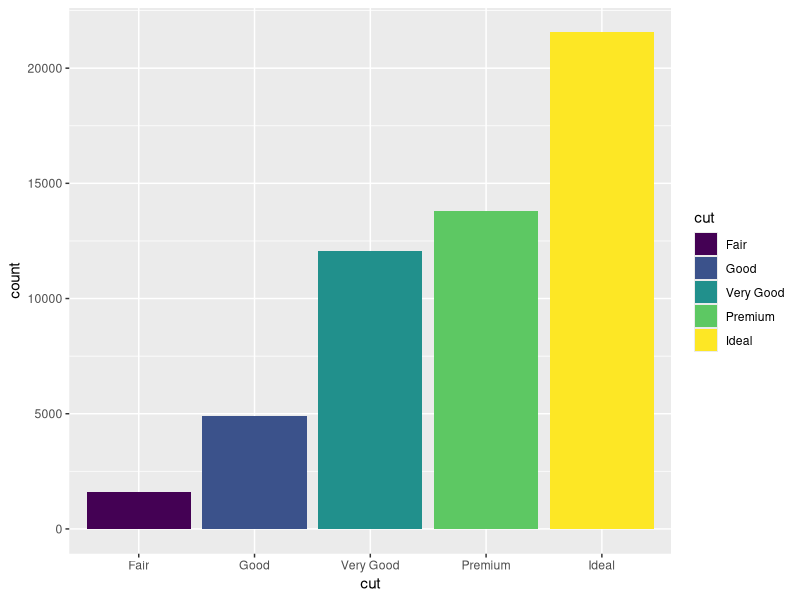
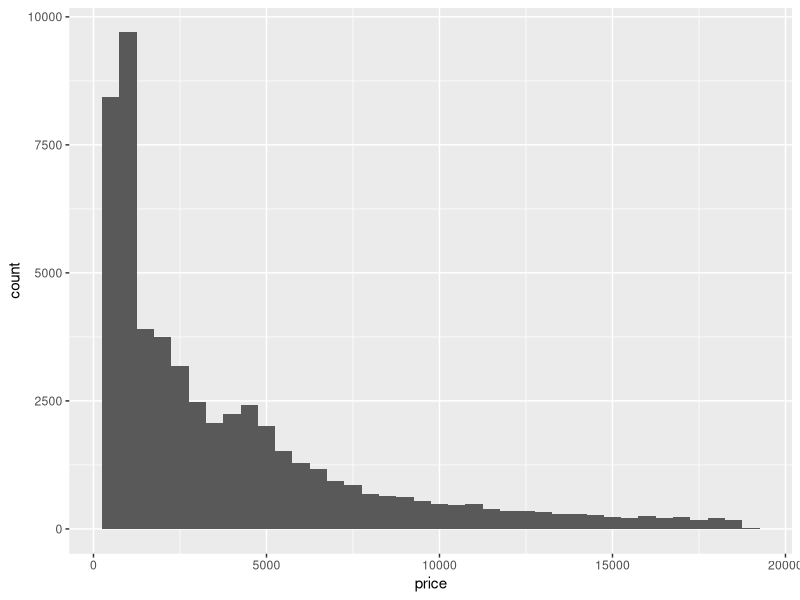
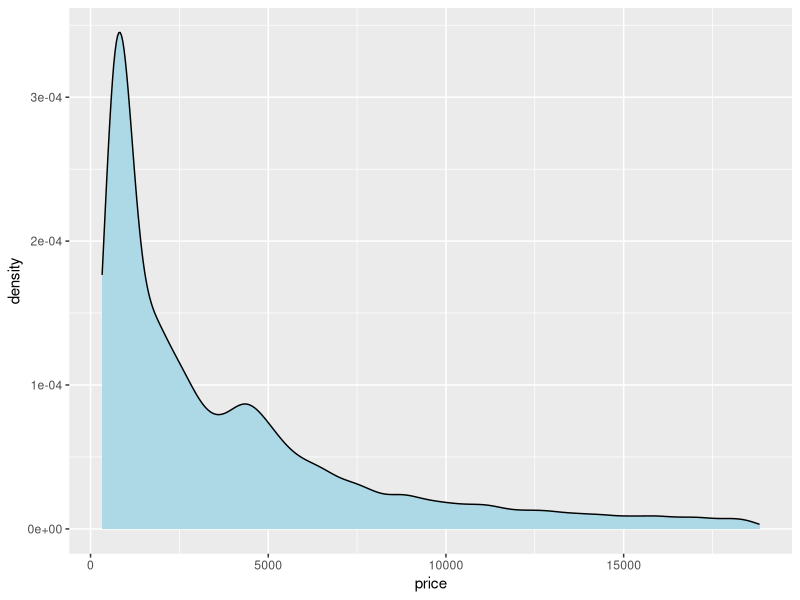
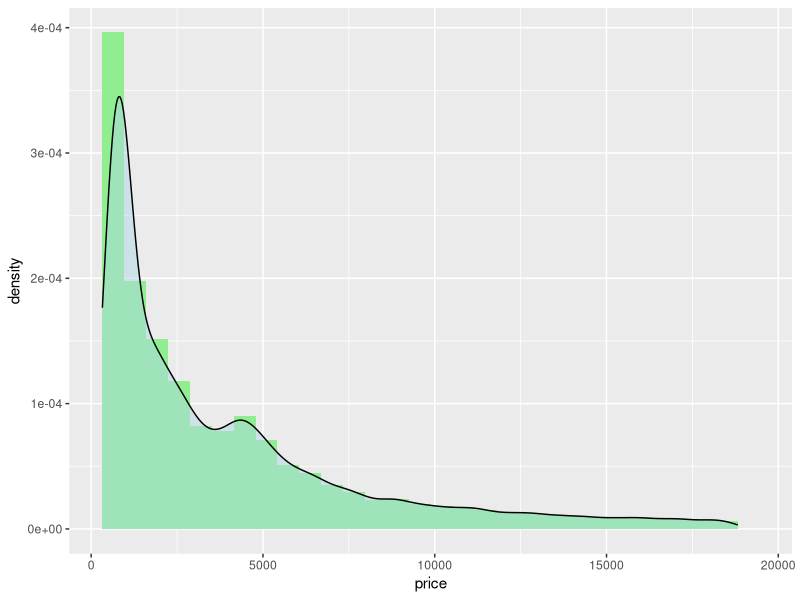
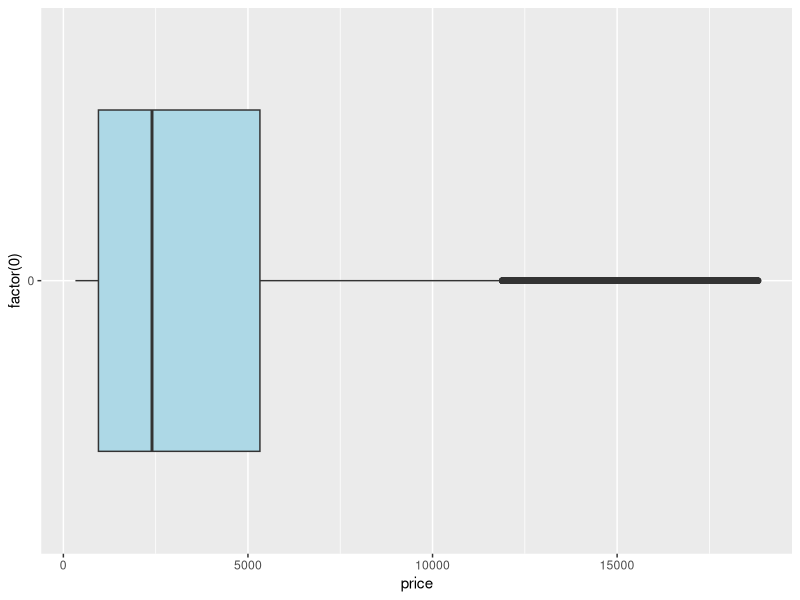
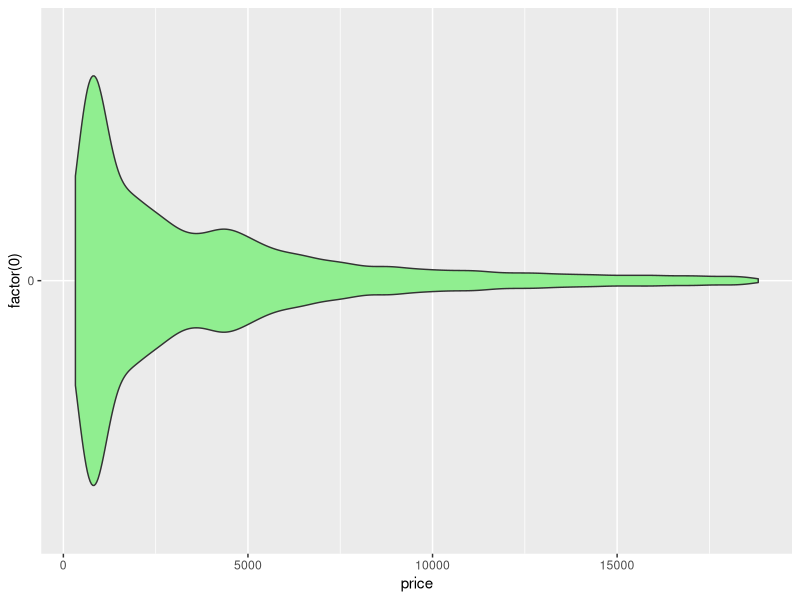
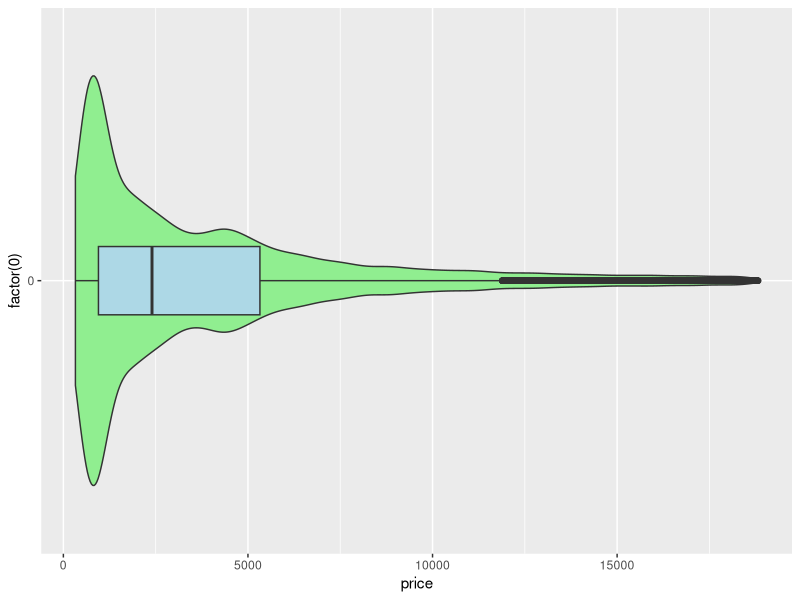
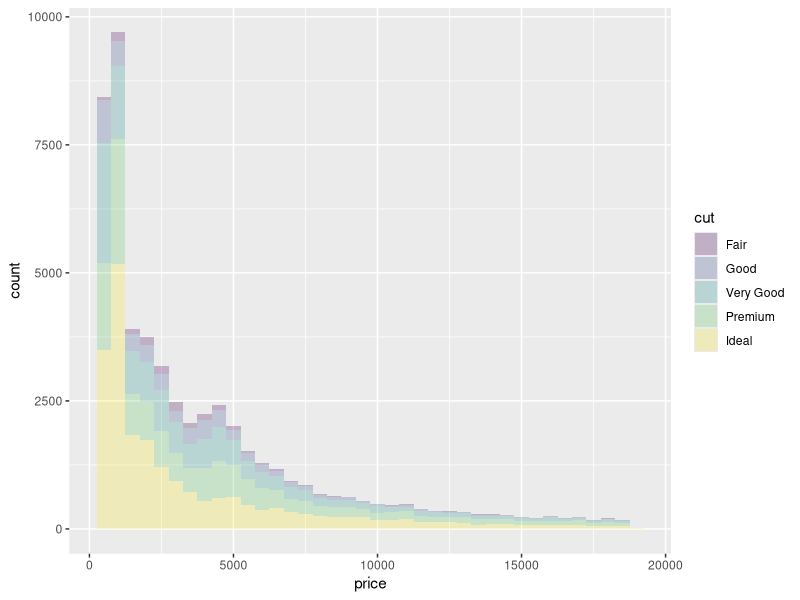

R code for these plots, in order:
# Covariation
# Initial: October 2, 2018
# Revision: October 3, 2018
# Ray Nelson

# load libraries
library(tidyverse)

# Review of the variation
## Bar Chart for cut
diamonds %>% ggplot(mapping = aes(x = cut, fill = cut)) +
  geom_bar()

## Histogram for price
diamonds %>% ggplot(mapping = aes(x = price)) +
  geom_histogram(binwidth = 500)

## Density trace for price
diamonds %>% ggplot(mapping = aes(x = price)) +
  geom_density(fill = "lightblue")

## Histogram and density trace for price
diamonds %>% ggplot(mapping = aes(x = price)) +
  geom_histogram(aes(y = ..density..), fill = "lightgreen") +
  geom_density(fill = "lightblue", alpha = 0.5)

## Boxplot of price
diamonds %>% ggplot(mapping = aes(x = factor(0), y = price)) +
  geom_boxplot(fill = "lightblue") +
  coord_flip()

## Violin plot of price
diamonds %>% ggplot(mapping = aes(x = factor(0), y = price)) +
  geom_violin(fill = "lightgreen") +
  coord_flip()

## Combination of boxplot and violin plot of price
diamonds %>% ggplot(mapping = aes(x = factor(0), y = price)) +
  geom_violin(fill = "lightgreen") +
  geom_boxplot(fill = "lightblue", width = 0.15) +
  coord_flip()

# Covariation of a continuous variable and numberical
## Histogram
diamonds %>% ggplot(mapping = aes(x = price, fill = cut)) +
  geom_histogram(binwidth = 500, alpha = 0.25)

## Freqpoly
diamonds %>% ggplot(mapping = aes(x = price, color = cut)) +
  geom_freqpoly(bindwidth = 500)

diamonds %>% ggplot(mapping = aes(x = price, y = ..density.., color = cut)) +
  geom_freqpoly(bandwidth = 500)

# Density
diamonds %>% ggplot(mapping = aes(x = price, fill = cut)) +
  geom_density(alpha = 0.25)

## Boxplot
diamonds %>% ggplot(mapping = aes(x = cut, y = price, fill = cut)) +
  geom_boxplot(show.legend = FALSE, alpha = 0.5) +
  coord_flip()

## Violin plot
diamonds %>% ggplot(mapping = aes(x = cut, y = price)) +
  geom_violin(mapping = aes(fill = cut), show.legend = FALSE) +
  geom_boxplot(fill = "lightblue", width = 0.05) +
  coord_flip()

# Car Highway Mileage
## Distribution of mileage
mpg %>% ggplot(aes(x = hwy)) +
  geom_density(fill = "lightblue")

## Distribution of class of car
mpg %>% ggplot(aes(x = class, fill = class)) +
  geom_bar()

## Violin plot
mpg %>% ggplot(mapping = aes(x = reorder(class, hwy, FUN = IQR), y = hwy)) +
  geom_violin(fill = "lightgreen") +
  geom_boxplot(width = 0.1, fill = "lightblue") +
  labs(title = "Violin Plot of Mileage", x = "Class of Vehicle", y = "Miles Per Gallon") +
  coord_flip()

## Twp categorical variables
diamonds %>% ggplot(aes(x = cut, y = color)) +
  geom_point(position = "jitter", alpha = 0.8, shape = 16, size = 0.5)

diamonds %>% ggplot(aes(x = cut, y = color)) +
  geom_count()

diamonds %>% 
  count(color, cut) %>% 
  ggplot(mapping = aes(x = cut, y = color)) +
    geom_tile(mapping = aes(fill = n))

# Two continuous variables

# Scatterplot
diamonds %>% ggplot(mapping = aes(x = carat, y = price)) +
  geom_point(alpha = 1)

# Two Dimensional Density
## choose the smaller diamonds
set.seed(4393)
dsmall <- diamonds %>% sample_n(1000)
dsmall %>% ggplot(mapping = aes(x = carat, y = price)) +
  geom_point()

dsmall %>% ggplot(mapping = aes(x = carat, y = price)) +
  geom_bin2d()

dsmall %>% ggplot(mapping = aes(x = carat, y = price)) +
  geom_hex()

dsmall %>% ggplot(mapping = aes(x = carat, y = price)) +
  stat_density_2d(aes(fill = stat(level)), geom = "polygon")

dsmall %>% ggplot(aes(x, y)) +
  stat_density_2d(geom = "raster", aes(fill = stat(density)), contour = FALSE)

## Small diamonds with boxplots
smaller <- diamonds %>% filter(carat < 3)
smaller %>% ggplot(mapping = aes(x = carat, y = price)) +
  geom_boxplot(mapping = aes(group = cut_width(carat, 0.1))) +
  coord_flip()

## Small number of diamonds with same number of points per bin
smaller %>% ggplot(mapping = aes(x = carat, y = price)) +
  geom_boxplot(mapping = aes(group = cut_number(carat, 20)))

# Patterns
## Density for eruptions
faithful %>% ggplot(mapping = aes(x = eruptions)) +
  geom_density(fill = "lightblue")

# Density for waiting
faithful %>% ggplot(mapping = aes(x = waiting)) +
  geom_density(fill = "lightblue")

# Scatterplot for waiting and eruptions
faithful %>% ggplot(mapping = aes(x = waiting, y = eruptions)) +
  geom_point()

# Is there a linear pattern in the scatterplot
faithful %>% ggplot(mapping = aes(x = waiting, y = eruptions)) +
  geom_point() +
  geom_smooth(method = "lm")

# Is there a nonlinear pattern in the scatterplot
faithful %>% ggplot(mapping = aes(x = waiting, y = eruptions)) +
  geom_point() +
  geom_smooth(method = "loess") +
  labs(
    title = "Relationship between Old Faithful waiting time and eruption time",
    x = "Waiting Time in Minutes",
    y = "Eruption Duration in Minutes"
  )

# Two dimensional density function (heat map)
faithful %>% ggplot(mapping = aes(x = waiting, y = eruptions)) +
  stat_density_2d(aes(fill = stat(density)), geom = "raster", contour = FALSE) +
  labs(
    title = "Relationship between Old Faithful waiting time and eruption time",
    x = "Waiting Time in Minutes",
    y = "Eruption Duration in Minutes"
  )

# Two dimension density function (contour plot)
faithful %>% ggplot(mapping = aes(x = waiting, y = eruptions)) +
  stat_density_2d(aes(fill = stat(level)), geom = "polygon") +
  labs(
    title = "Relationship between Old Faithful waiting time and eruption time",
    x = "Waiting Time in Minutes",
    y = "Eruption Duration in Minutes"
  )
